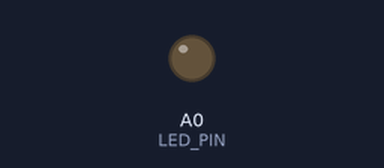
Recording of a sketch running on a simulated Arduino Uno, built with avr-gcc and run on an emulated ATmega328P. Shown: output pins drawn as LEDs (lit = HIGH).

Above: at 0.7 s.
At 30.3 s:
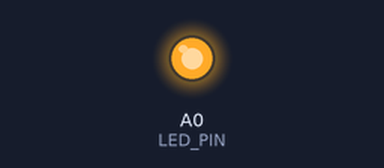
Timing chart, 0 to 35.4 s (numbered marks = the images above):
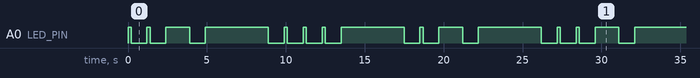

Measured:
- by itself, A0 (LED_PIN): moves between LOW and HIGH, repeating every 27.2 s
- by itself, everything shown: repeats every 27.2 s, in 22 steps

The sketch:

USA_MORSE1.ino
```cpp
#define LED_PIN A0
#define LANG 1500
#define KORT 200
#define PAUSE 1000
#define MELLEMRUM 4000


void setup() {
  pinMode(LED_PIN,OUTPUT);

}

void loop() {

  //U
  digitalWrite(LED_PIN, HIGH);
  delay(KORT);
  digitalWrite(LED_PIN, LOW);
  delay(PAUSE);
  digitalWrite(LED_PIN, HIGH);
  delay(KORT);
  digitalWrite(LED_PIN, LOW);
  delay(PAUSE);
  digitalWrite(LED_PIN, HIGH);
  delay(LANG);
  digitalWrite(LED_PIN, LOW);
  delay(PAUSE);
  digitalWrite(LED_PIN,HIGH);
  delay(MELLEMRUM);
  digitalWrite(LED_PIN, LOW);
  delay(PAUSE);
//S
digitalWrite(LED_PIN, HIGH);
  delay(KORT);
  digitalWrite(LED_PIN, LOW);
  delay(PAUSE);
  digitalWrite(LED_PIN, HIGH);
  delay(KORT);
  digitalWrite(LED_PIN, LOW);
  delay(PAUSE);
  digitalWrite(LED_PIN, HIGH);
  delay(KORT);
  digitalWrite(LED_PIN, LOW);
  delay(PAUSE);
  digitalWrite(LED_PIN,HIGH);
  delay(MELLEMRUM);
  digitalWrite(LED_PIN, LOW);
  delay(PAUSE);
//A
  digitalWrite(LED_PIN, HIGH);
  delay(KORT);
  digitalWrite(LED_PIN, LOW);
  delay(PAUSE);
  digitalWrite(LED_PIN, HIGH);
  delay(LANG);
  digitalWrite(LED_PIN, LOW);
  delay(PAUSE);
  digitalWrite(LED_PIN,HIGH);
  delay(MELLEMRUM);
  digitalWrite(LED_PIN, LOW);
  delay(PAUSE);
};
```
